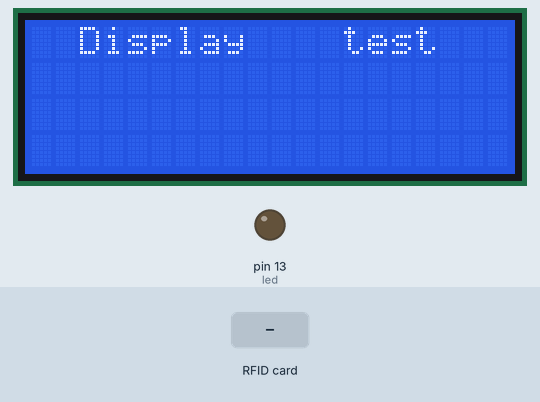
Recording of a sketch running on a simulated Arduino Uno, built with avr-gcc and run on an emulated ATmega328P. Shown: 20×4 character LCD, output pins drawn as LEDs (lit = HIGH). The inputs (shaded band) are chosen by the test bench. What the sketch prints to the serial monitor is not drawn.

Above: at 1.2 s.
1.3 s: RFID card 39 24 97 99 held to the reader
At 2.5 s:
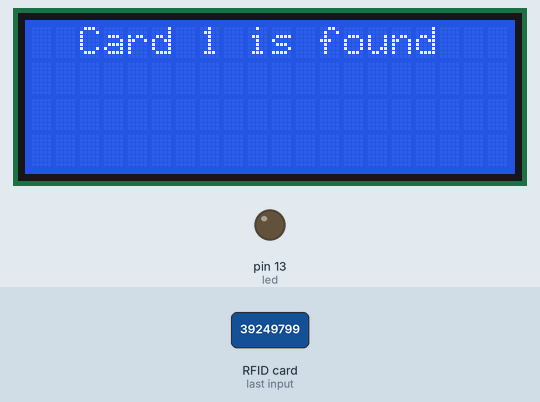
2.8 s: RFID card C9 C9 71 24 held to the reader
Timing chart, 0 to 5.8 s (numbered marks = the images above; inputs shaded):
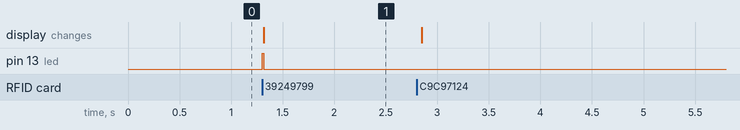

The sketch:

nfc.ino
```cpp
#include "nfc_card.h"
#include "display.h"
#include "led.h"

uint8_t card_serial=0;

void setup() {
    Serial.begin(9600);
    nfc_init();
    display_init();
    display_test();
    led_setup();
    led_off();
}

void loop() {
    Serial.println("Scan a NFC tag");
    nfc_read();
    card_serial=nfc_status_check();

    if (card_serial == 1)
    {
      display_card1();
      led_on();
      Serial.println(card_serial);

    }
    if (card_serial == 2)
    {
      display_card2();
      led_on();
    }

    led_off();
    //delay(50);
}
```

display.cpp
```cpp
#include "display.h"
// #include "global_variables.h"

LiquidCrystal_I2C lcd(0x27,20,4);

void display_init(void)
{
  lcd.init();

  lcd.backlight();
  lcd.clear();
}

void display_test(void)
{
  lcd.setCursor(2,0);
  lcd.print("Display    test");
}

void display_card1(void)
{

  lcd.setCursor(2,0);
  lcd.print("Card 1 is found");

}

void display_card2(void)
{
  lcd.setCursor(2,0);
  lcd.print("Card 2 is found");

}
```

display.h
```cpp
#ifndef DISPLAY_H
#define DISPLAY_H

#include <Arduino.h>
#include <LiquidCrystal_I2C.h>


void display_init(void);
void display_test(void);
void display_card1(void);
void display_card2(void);

#endif
```

led.cpp
```cpp
#include "led.h"

#define led 13

void led_setup(void)
{
  pinMode(led,OUTPUT);
}

void led_on(void)
{
  digitalWrite(led,HIGH);

}

void led_off(void)
{
  digitalWrite(led,LOW);

}
```

led.h
```cpp
#ifndef LED_H
#define LED_H

#include <Arduino.h>

void led_setup(void);
void led_on(void);
void led_off(void);

#endif 
```

nfc_card.cpp
```cpp
#include "nfc_card.h"

String tagId="";
String tagId1="39 24 97 99";
String tagId2="C9 C9 71 24";
String tagId3="B7 80 6A 63";

PN532_I2C pn532_i2c(Wire);
NfcAdapter nfc = NfcAdapter(pn532_i2c);

int card_no=0;

void nfc_init(void)
{
  nfc.begin();
  Serial.println("nfc begin");
}

void nfc_read(void)
{
  if (nfc.tagPresent())
    {
        NfcTag tag = nfc.read();
        tag.print();
        tagId = tag.getUidString();

    }

    //delay();
}

int nfc_status_check(void)
{
  if (tagId == tagId1)
        {
          digitalWrite(13,HIGH);
          tagId="";
          card_no=1;

        }
  if (tagId == tagId2)
        {
          digitalWrite(13,LOW);
          tagId="";
          card_no=2;
        }
  return card_no;
}
```

nfc_card.h
```cpp
#ifndef NFC_CARD_H
#define NFC_CARD_H

#include <Arduino.h>
#include <Wire.h>
#include <PN532_I2C.h>
#include <PN532.h>
#include <NfcAdapter.h>


void nfc_init(void);
void nfc_read(void);
int nfc_status_check(void);


#endif
```

Measured:
- after the input at 1.3 s, pin 13 (led): LOW → HIGH at once, → LOW 0.01 s later; the display: changes at once (image 1)
